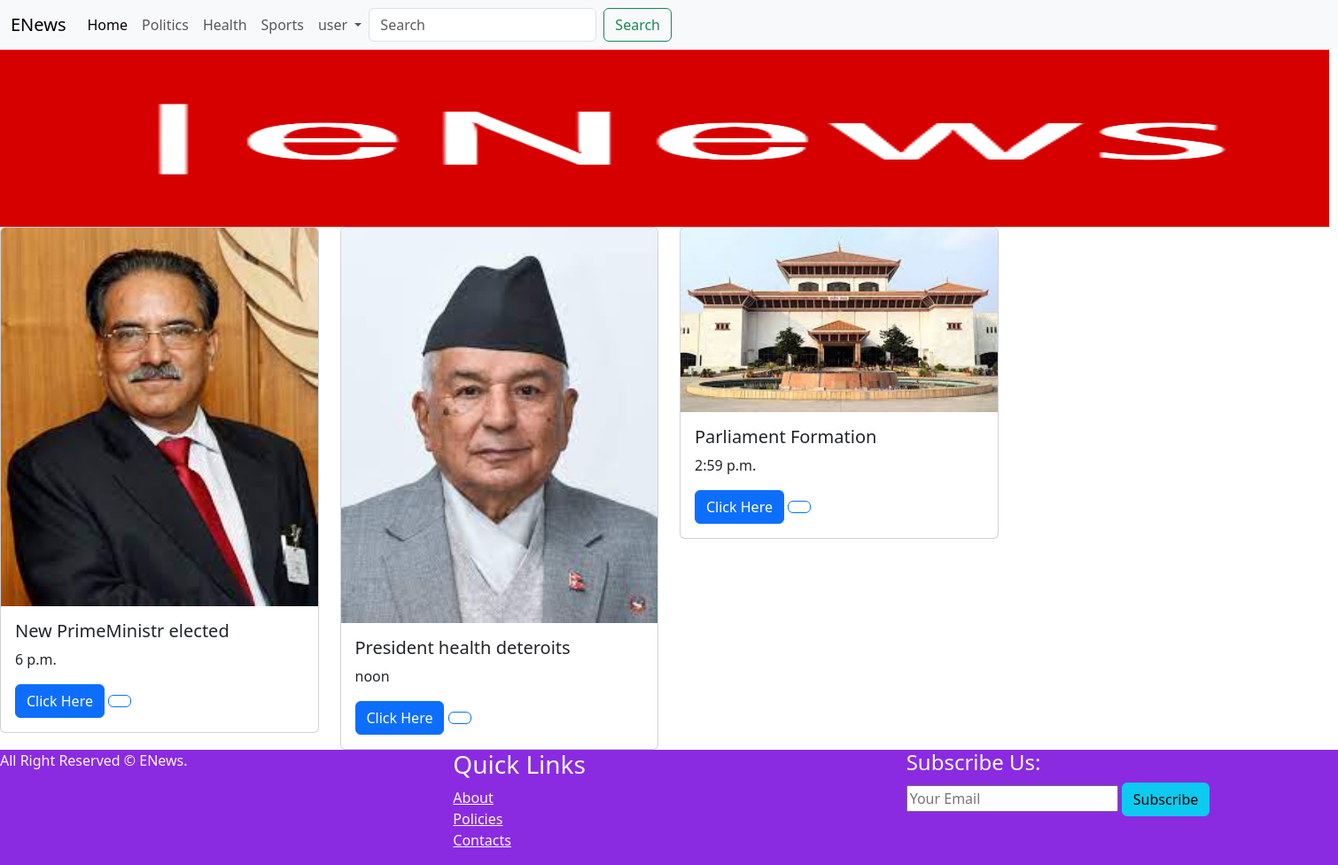
The app's page /politics with its own data.
### politics/models.py (models this page shows, shortened)
class content(models.Model):
    name=models.CharField(max_length=255)
    time=models.TimeField()
    image=models.ImageField(upload_to='politics')
    class Meta:
        verbose_name='politics'

### politics/views.py (the view)
# urls.py: path('politics',include('politics.urls',)),
def politics(request):
    politics=content.objects.all()
    return render(request,'politics.html',{'politics':politics})

### templates/politics.html (shortened to what this page needs)
{% extends 'base.html' %}
{% load static %}
{% block content %}
<section class="row" id="latest">
  {% for h in politics %}
  <div class="col-lg-3 col-md-4">
    <div class="card">
      <img src="/media/{{h.image}}" class="card-img-top" alt="photo">
      <div class="card-body">
        <h5 class="card-title">{{h.name}}</h5>
        <p class="card-text">{{h.time}}</p>
        <a href="{{h.id}}" class="btn btn-primary">Click Here
        </a>
        <button class="btn btn-outline-primary like-btn" data-article-id="{{ h.id }}">
      </button>
      </div>
    </div>
  </div>
{% endfor %}
{% endblock  %}

### records on screen
content: image (picture), name "New PrimeMinistr elected", time "6 p.m."
content: image (picture), name "President health deteroits", time "noon"
content: image (picture), name "Parliament Formation", time "2:59 p.m."
